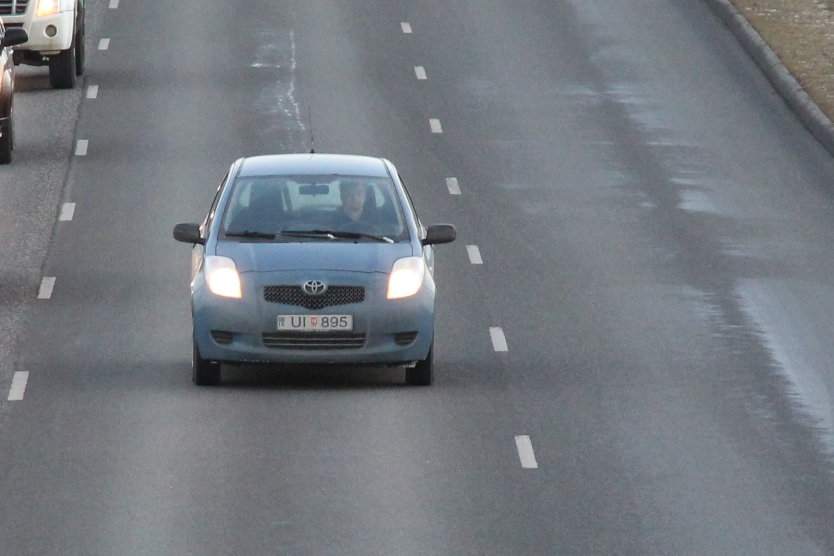
#> input picture image_master/1.jpg, 1668 x 1111 px (shown at 1/2 size)
$ python -i readplate.py   (imports and definitions only)   (older library calls are emulated)
#> lines starting #> are read from the running program, lines starting #| are printed output that depends on the picture; after the words box and inside, x2 and y2 are one past the last pixel; in counts of white or black regions, pixels touching at a corner belong together
#> further down, picture is the input picture: shape (1111, 1668, 3); mean B, G, R 126.5, 120.4, 115.1
import cv2
from PIL import Image
from pytesseract import image_to_string

X,Y,W,H = 0,0,0,0
plate = []
temp = []
licenceplate = []
scaling = 290

def readplate(crop_img):

    # Image scaling to have consistent text size
    r = float(scaling) / crop_img.shape[1]
#> r = 0.174
    dim = (int(scaling), int(crop_img.shape[0] * r))
#> dim = (290, 193)
    crop_img = cv2.resize(crop_img, dim, interpolation = cv2.INTER_AREA)
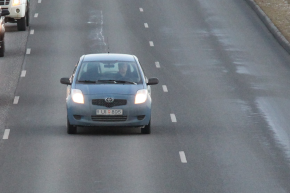
#> crop_img: shape (193, 290, 3); mean of channels 0, 1, 2 126.5, 120.4, 115.1; drawn as B, G, R

    # Converting image to grayscale, bluring and thersholding to find contours in image
    crop_grayscale = cv2.cvtColor(crop_img, cv2.COLOR_BGR2GRAY)
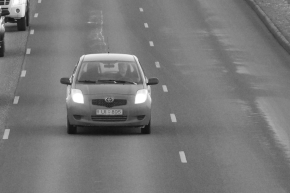
#> crop_grayscale: shape (193, 290); min 17, max 255, mean 119.5
    gray_crop = crop_grayscale
    gray_crop = cv2.medianBlur(gray_crop, 3)
    gray_crop = cv2.adaptiveThreshold(gray_crop, 255, cv2.ADAPTIVE_THRESH_GAUSSIAN_C, cv2.THRESH_BINARY, 43,2)
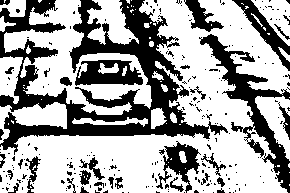
#> gray_crop: shape (193, 290); 64% white; 236 black regions (203 under 20 px)
    _,contourss,_ = cv2.findContours(gray_crop, cv2.RETR_TREE, cv2.CHAIN_APPROX_SIMPLE)
#> contourss = 387 contours, 335 with area under 20; largest, box (x1, y1, x2, y2) and area: (0, 0, 290, 193) 23570, (4, 0, 152, 115) 7106, (74, 59, 144, 87) 1442, (87, 0, 139, 45) 1206, (0, 102, 67, 144) 1150

    # Taking all countours that were found and looking for text
    for contour in contourss:
        smallarea = cv2.contourArea(contour)            # Calculating the area of each contour

        # If contour area is within set boundaries it cuts the countour out of the image
        if smallarea > 200 and smallarea < 1500 :
            [X,Y,W,H] = cv2.boundingRect(contour)       # find x,y coordinates of the corners of the contour
            crop_smallimg = crop_img[Y:Y+H,X:X+W]       # crop the contour out of original image
            height,width,_ = crop_smallimg.shape        # find the height and width of the contour

            # If the countour height is whithin set boundaries the PYtesseract is used to find text
            if height>40 and height<50:
                img = cv2.cvtColor(crop_smallimg, cv2.COLOR_BGR2GRAY)                   # Convert croped image to grayscale
                _,img = cv2.threshold(img,0,255,cv2.THRESH_BINARY+cv2.THRESH_OTSU)      # Threshold croped image
                crop_smallimg = cv2.GaussianBlur(img, (3,3), 0)                         # Bluring croped image using gaussian blur
                img_newsmall = Image.fromarray(crop_smallimg)                           # Create image from array
                cv2.rectangle(crop_img, (X,Y), (X+W, Y+H), (255,0,255), 2)              # Draw a reactangle on original image to show the contour
                temp = image_to_string(img_newsmall, lang='eng',config="-c tessedit_char_whitelist=ABCDEFGHIJKLMNOPQRSTUVWXYZ1234567890 -psm 10")
                # Read text from image using PYtessereact using "whitelist" function to skip all lowercase letters and other symbols
                # PYtesseract PSM modes to change what PYtesseract is looking for
                            # Page segmentation modes:
                            # 0    Orientation and script detection (OSD) only.
                            # 1    Automatic page segmentation with OSD.
                            # 2    Automatic page segmentation, but no OSD, or OCR.
                            # 3    Fully automatic page segmentation, but no OSD. (Default)
                            # 4    Assume a single column of text of variable sizes.
                            # 5    Assume a single uniform block of vertically aligned text.
                            # 6    Assume a single uniform block of text.
                            # 7    Treat the image as a single text line.
                            # 8    Treat the image as a single word.
                            # 9    Treat the image as a single word in a circle.
                            #10    Treat the image as a single character.
                            #11    Sparse text. Find as much text as possible in no particular order.
                            #12    Sparse text with OSD.
                            #13    Raw line. Treat the image as a single text line,

                if temp:        # If text is found it is put into a list
                    plate.append([X,temp])
#> this loop made 28 passes
#> (smallarea, X, Y, W, H, height, width) on passes 23, 27, 28: (261.5, 72, 117, 76, 10, 10, 76), (203.5, 151, 108, 16, 21, 21, 16), (1150, 0, 102, 67, 42, 42, 67)
#> smallarea on passes 16, 24: 53, 42.5
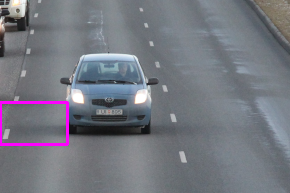
#> crop_img: shape (193, 290, 3); 1.08% of pixels changed, all inside (x1, y1, x2, y2) = (0, 101, 69, 146); drawn as B, G, R
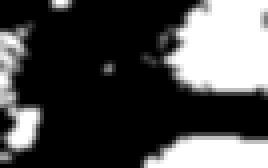
#> crop_smallimg: shape (42, 67) (shown 4 times larger); min 0, max 255, mean 77
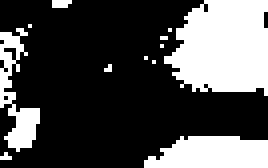
#> img: shape (42, 67) (shown 4 times larger); 30.2% white; 12 white regions (9 under 20 px), largest, box (x1, y1, x2, y2) and area: (41, 0, 67, 24) 488, (36, 34, 67, 42) 205, (0, 7, 10, 38) 133
#> after the loop, plate = []
    plate.sort()        # The list of text that has been found is sorted from left ro right
    if len(plate) == 7:         # If the list has 7 letters it is assumed that it has detected the iclandic flag on the number plate and it is removed
        remove = plate.pop(0)

    if len(plate) == 6:     # If the list has 6 letters it is assumed that it has detected the inspection sticker and it is removed
        remove = plate.pop(2)

    licenceplate = []
    for i in range(len(plate)):             # Put all letters in a list to form the number on the numberplate
        licenceplate.append(plate[i][1])
    licenceplate = "".join(licenceplate)

    cv2.imshow('Licence plate contours',crop_img)       # Show original image with marked text contours

    return licenceplate

>>> import cv2
>>> picture = cv2.imread('1.jpg')
#> (the run stopped early here; a loop or call above may not have finished)

$ run again, on image_master/3.jpg
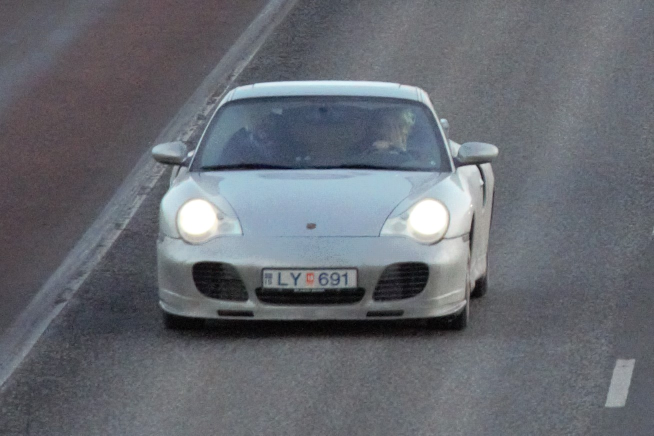
#> input picture image_master/3.jpg, 1307 x 871 px (shown at 1/2 size)
#> picture is the input picture: shape (871, 1307, 3); mean B, G, R 113.9, 106.9, 103.3
#> in readplate, `gray_crop = cv2.adaptiveThreshold(gray_crop, 255, cv2.ADAPTIVE_THRESH_..`:
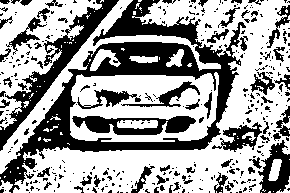
#> gray_crop: shape (193, 290); 61.3% white; 363 black regions (299 under 20 px)
#> contourss = 524 contours, 445 with area under 20; largest, box (x1, y1, x2, y2) and area: (13, 0, 290, 193) 20172, (70, 72, 219, 142) 9032, (0, 0, 102, 130) 5309, (0, 0, 221, 174) 2986, (71, 115, 197, 136) 1832
#> the loop in readplate, `for contour in contourss:` made 524 passes
#> (smallarea, X, Y, W, H, height, width) on passes 56, 87, 91, 102, 272, 323, 497: (265.5, 117, 120, 41, 9, 9, 41), (512.5, 76, 88, 62, 22, 22, 62), (546, 121, 80, 80, 28, 28, 80), (274.5, 90, 49, 31, 22, 22, 31), (765.5, 220, 121, 43, 32, 32, 43), (329.5, 249, 71, 27, 25, 25, 27), (264.5, 8, 29, 33, 23, 23, 33)
#> after the loop in readplate, `for contour in contourss:`:
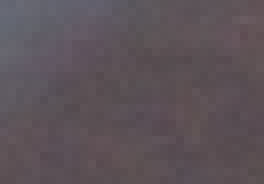
#> crop_smallimg: shape (23, 33, 3) (shown 8 times larger); mean of channels 0, 1, 2 88.5, 82.8, 92.7; drawn as B, G, R
#> after the loop in readplate, `for contour in contourss:`: plate = []
#> result = ''

$ run again, on image_master/4.jpg
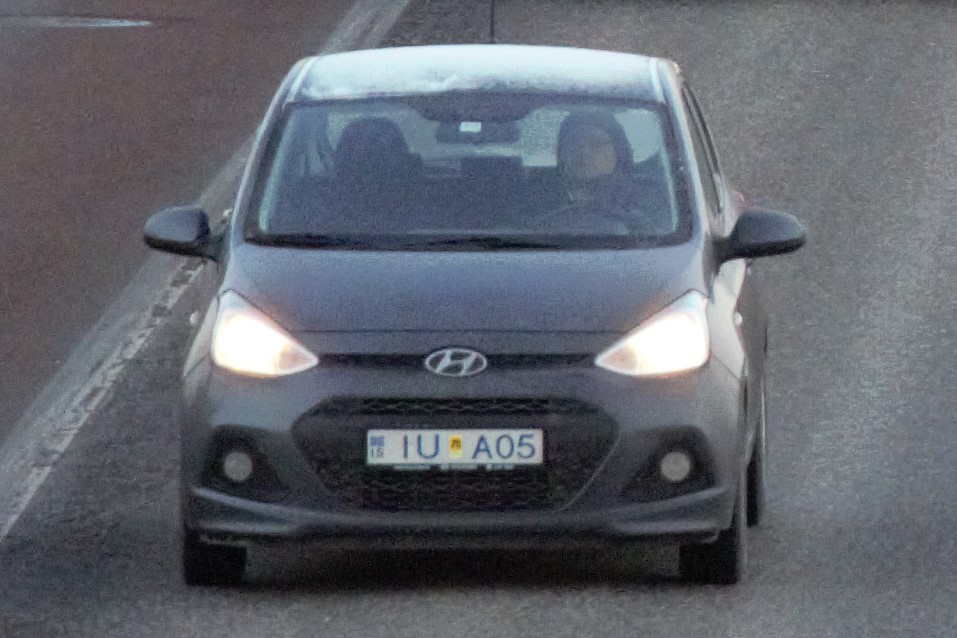
#> input picture image_master/4.jpg, 957 x 638 px
#> picture is the input picture: shape (638, 957, 3); mean B, G, R 109.9, 101.3, 97.3
#> in readplate, `crop_grayscale = cv2.cvtColor(crop_img, cv2.COLOR_BGR2GRAY)`:
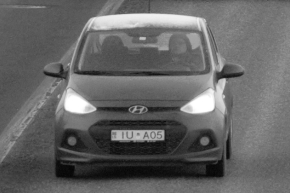
#> crop_grayscale: shape (193, 290); min 5, max 255, mean 101.1
#> in readplate, `gray_crop = cv2.adaptiveThreshold(gray_crop, 255, cv2.ADAPTIVE_THRESH_..`:
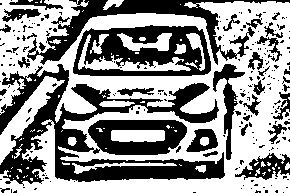
#> gray_crop: shape (193, 290); 56.8% white; 229 black regions (197 under 20 px)
#> contourss = 328 contours, 274 with area under 20; largest, box (x1, y1, x2, y2) and area: (0, 0, 290, 193) 38000, (72, 24, 212, 77) 6422, (87, 119, 188, 156) 3067, (0, 76, 65, 165) 1346, (212, 63, 246, 161) 1036
#> the loop in readplate, `for contour in contourss:` made 328 passes
#> (smallarea, X, Y, W, H, height, width) on passes 28, 51, 113, 127, 175, 207, 248, 283: (256, 72, 162, 105, 12, 12, 105), (1346, 0, 76, 65, 89, 89, 65), (554, 185, 128, 34, 25, 25, 34), (559, 111, 130, 54, 12, 12, 54), (211.5, 116, 87, 39, 10, 10, 39), (1036.5, 212, 63, 34, 98, 98, 34), (224.5, 256, 35, 27, 28, 28, 27), (805.5, 78, 34, 113, 37, 37, 113)
#> after the loop in readplate, `for contour in contourss:`: plate = []
#> result = ''
